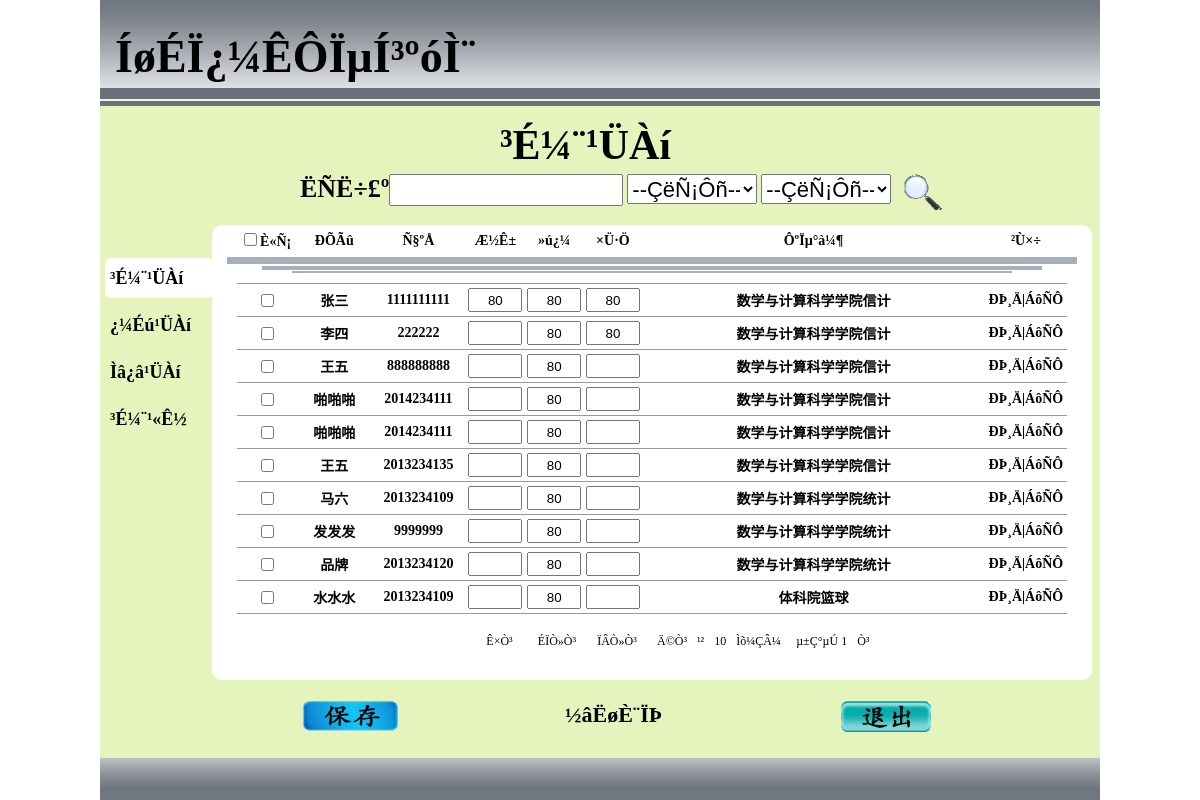
The page /resultmanage.php on the database its author committed.
### tables this page shows
CREATE TABLE `mastudent` (
  `id` int(11) NOT NULL AUTO_INCREMENT,
  `username` varchar(255) DEFAULT NULL,
  `stunumber` int(20) DEFAULT NULL,
  `myid` varchar(225) DEFAULT NULL,
  `xueyuan` varchar(255) DEFAULT NULL,
  `major` varchar(255) DEFAULT NULL,
  `sex` varchar(255) DEFAULT NULL,
  `usualscore` int(11) DEFAULT NULL,
  `allscore` int(11) DEFAULT NULL,
  `machscore` int(11) DEFAULT NULL,
  `page` int(11) DEFAULT NULL,
  `photo` varchar(255) DEFAULT NULL,
  `teachermassage` varchar(255) DEFAULT NULL,
  PRIMARY KEY (`id`)
);

### resultmanage.php (the view, shortened to what this page needs)
<!DOCTYPE html PUBLIC "-//W3C//DTD XHTML 1.0 Transitional//EN" "http://www.w3.org/TR/xhtml1/DTD/xhtml1-transitional.dtd">
<html xmlns="http://www.w3.org/1999/xhtml">
<head>
<link href="style/ResultManage.css" type="text/css" media="all" rel="stylesheet" />
</head>
<body ondragstart="return false" draggable="return false"
        ondragenter="return false"
        ondragover="return false"
        ondrop="return false"
        onpaste="return false"  >
        <?php
        $sql = "select * from mastudent";
        $result = mysql_query($sql);
        $numbers = mysql_num_rows($result);
        $page_size=10;
        $page_num=ceil($numbers/$page_size);
		if (isset($_GET['page']))
		    {
		        $page = intval($_GET['page']);
		    }
		    else
		    {
		        $page = 1;
		    }
			$lastpage=$page_num;
        ?>
<div id="all">
  <div class="banner">
    <div class="banner_f1">
      <div class="banner_font"><strong>ÍøÉÏ¿¼ÊÔÏµÍ³ºóÌ¨</strong></div>
    </div>
    <div class="banner_f2"> </div>
    <div class="banner_f3"></div>
    <div class="banner_f4"></div>
  </div>
  <div class="main">
    <div class="main_font">³É¼¨¹ÜÀí</div>
    <div class="f1">
       <form action="baocun" id="myform">
      <div class="f1_font">ËÑË÷£º</div>
      <div class="f1_input">
        <input type="text"  id="f1_input" />
      </div>
      <select id="s1"  >
        <option value="ÇëÑ¡Ôñ">--ÇëÑ¡Ôñ--</option>
      </select>
      <select  id="s2" class="sele">
        <option >--ÇëÑ¡Ôñ--</option>
      </select>
      <div class="search_img">
        <input type="image" src="images/fangdajing.gif" id="search_img" />
      </div>
    </form>
    </div>
    <div class="f2">
      <div class="f2_l">
        <ul class="ul">
          <li class="blank"></li>
          <li class="z"><a href="resultmanage.php">³É¼¨¹ÜÀí</a></li>
          <li class="z"><a href="studentmanage.php">¿¼Éú¹ÜÀí</a></li>
          <li class="z"><a href="question.php">Ìâ¿â¹ÜÀí</a></li>
          <li class="jisuan">³É¼¨¹«Ê½</li>
        </ul>
      </div>
      <div class="f2_r">
        <form>
          <div class="message">
            <div class="message_f1">
              <table class="table">
                 <tr><td class="td1"><input type="checkbox" class="cc" />&nbsp;È«Ñ¡</td><td class="td2">ÐÕÃû</td><td class="td3">Ñ§ºÅ</td><td class="td4">Æ½Ê±</td><td class="td5">»ú¿¼</td><td class="td6">×Ü·Ö</td><td class="td7">ÔºÏµ°à¼¶</td><td class="td8">²Ù×÷</td></tr>
              </table>
              </div>
            <div class="hr1"></div>
            <div class="hr2"></div>
            <div class="hr3"></div>
            <div class="message_f2">
              <table class="table">
              <?php
               $offset=$page_size*($page-1);
               $query="select * from mastudent limit $offset,$page_size";
               $result=mysql_query($query);
             if($result==true){
            	 while(@$myrow=mysql_fetch_array($result)){
				?>
				<tr>
				<td class="td1"><input type="checkbox" class="c" name="all[]" value="<?php echo $myrow['id'];?>"/></td>
				<td class="td2"><?php echo $myrow["username"];?></td>
				<td class="td3"><?php echo $myrow["stunumber"];?></td>
				<td class="td4"><input type="text" class="td4input" name="usual[]" id="usual" value="<?php echo $myrow['usualscore'];?>" readonly="readonly"  maxlength="3" onblur="jisuan()"/></td>
				<td class="td5"><input type="text" class="td5input" name="mach[]" id="mach" value="<?php echo $myrow['machscore']; ?>" readonly="readonly"  maxlength="3" onblur="jisuan()" /></td>
				<td class="td6"><input type="text" class="td6input" name="sum[]" id="sum" value="<?php echo $myrow['allscore'];?>" readonly="readonly"   maxlength="3"/></td>
				<td class="td7"><?php echo $myrow["xueyuan"].$myrow["major"];?></td>
				<td class="td8"><a  class="ccc">ÐÞ¸Ä</a>|<a href="teachermark.php?id=<?php echo $myrow["id"];?>">ÁôÑÔ</a></td>
				</tr>
				<?php }
				} ?>
              </table>
            </div>
            <div class="message_f3">
              <div class="span_ul">
              <?php
       				if($page!=1){?>
						<div class="span_1">
						<a href="resultmanage.php?page=1">Ê×Ò³</a>
						</div>
						<div class="span_2">
						<a href="resultmanage.php?page=<?php echo ($page-1);?>">ÉÏÒ»Ò³</a></div>
						<?php }else {?>
						<div class="span_1">Ê×Ò³</div>
						<div class="span_2">ÉÏÒ»Ò³</div>
						<?php }
						if($page!=$lastpage){?>
						<div class="span_3">
						<a href="resultmanage.php?page=<?php echo ($page+1); ?>">ÏÂÒ»Ò³</a> </div>
						<div class="span_4">
						<a href="resultmanage.php?page=<?php echo $lastpage;?>">Ä©Ò³</a></div>
						<?php }else {?>
							<div class="span_3">ÏÂÒ»Ò³ </div>
							<div class="span_4">Ä©Ò³</div>
						<?php }?>
                <div class="span_5">¹²</div>
                <div class="span_6"> <?php echo $page_size;?></div>
                <div class="span_7">Ìõ¼ÇÂ¼</div>
                <div class="span_8">µ±Ç°µÚ</div>
                <div class="span_9"><?php echo $page;?> </div>
                <div class="span_10">Ò³</div>
              </div>
 </div>
          </div>
        </form>
      </div>
    </div>
    <div class="f3">
      <div class="baocun">
      	<input type="image" src="images/saving.gif" id="baocun"/>
      </div>
      <div class="back6"><a href="index.php"><img src="images/back6.gif" id="back6" /></a></div>
       <div class="jiesuo">½âËøÈ¨ÏÞ</div>
    </div>
  </div>
  <div class="footer"> </div>
</div>
</body>
</html>

### rows shown on the page
mastudent: username "张三", stunumber "1111111111", usualscore "80", machscore "80", allscore "80", xueyuan "数学与计算科学学院", major "信计"
mastudent: username "李四", stunumber "222222", machscore "80", allscore "80", xueyuan "数学与计算科学学院", major "信计"
mastudent: username "王五", stunumber "888888888", machscore "80", xueyuan "数学与计算科学学院", major "信计"
mastudent: username "啪啪啪", stunumber "2014234111", machscore "80", xueyuan "数学与计算科学学院", major "信计"
mastudent: username "啪啪啪", stunumber "2014234111", machscore "80", xueyuan "数学与计算科学学院", major "信计"
mastudent: username "王五", stunumber "2013234135", machscore "80", xueyuan "数学与计算科学学院", major "信计"
mastudent: username "马六", stunumber "2013234109", machscore "80", xueyuan "数学与计算科学学院", major "统计"
mastudent: username "发发发", stunumber "9999999", machscore "80", xueyuan "数学与计算科学学院", major "统计"
mastudent: username "品牌", stunumber "2013234120", machscore "80", xueyuan "数学与计算科学学院", major "统计"
mastudent: username "水水水", stunumber "2013234109", machscore "80", xueyuan "体科院", major "篮球"

### other values the page prints
$page_size "10"
$page "1"
